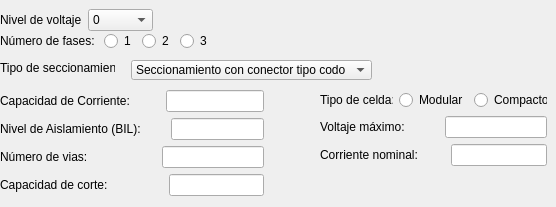
      <widget class="QWidget" name="tab_6">
       <attribute name="title">
        <string>Seccionamiento y protecciones</string>
       </attribute>
       <widget class="QWidget" name="horizontalLayoutWidget_3">
        <property name="geometry">
         <rect>
          <x>0</x>
          <y>9</y>
          <width>231</width>
          <height>22</height>
         </rect>
        </property>
        <layout class="QHBoxLayout" name="horizontalLayout_4">
         <item>
          <widget class="QLabel" name="label_14">
           <property name="text">
            <string>Nivel de voltaje</string>
           </property>
          </widget>
         </item>
         <item>
          <widget class="QComboBox" name="comboBox_4">
           <item>
            <property name="text">
             <string>0</string>
            </property>
           </item>
           <item>
            <property name="text">
             <string>120</string>
            </property>
           </item>
           <item>
            <property name="text">
             <string>240</string>
            </property>
           </item>
           <item>
            <property name="text">
             <string>6300</string>
            </property>
           </item>
           <item>
            <property name="text">
             <string>13800</string>
            </property>
           </item>
           <item>
            <property name="text">
             <string>22000</string>
            </property>
           </item>
          </widget>
         </item>
         <item>
          <spacer name="horizontalSpacer_16">
           <property name="orientation">
            <enum>Qt::Horizontal</enum>
           </property>
           <property name="sizeHint" stdset="0">
            <size>
             <width>40</width>
             <height>20</height>
            </size>
           </property>
          </spacer>
         </item>
        </layout>
       </widget>
       <widget class="QWidget" name="horizontalLayoutWidget_5">
        <property name="geometry">
         <rect>
          <x>0</x>
          <y>30</y>
          <width>241</width>
          <height>22</height>
         </rect>
        </property>
        <layout class="QHBoxLayout" name="horizontalLayout_6">
         <item>
          <widget class="QLabel" name="label_15">
           <property name="text">
            <string>Número de fases: </string>
           </property>
          </widget>
         </item>
         <item>
          <widget class="QRadioButton" name="radioButton_6">
           <property name="text">
            <string>1</string>
           </property>
          </widget>
         </item>
         <item>
          <widget class="QRadioButton" name="radioButton_7">
           <property name="text">
            <string>2</string>
           </property>
          </widget>
         </item>
         <item>
          <widget class="QRadioButton" name="radioButton_8">
           <property name="text">
            <string>3</string>
           </property>
          </widget>
         </item>
         <item>
          <spacer name="horizontalSpacer_17">
           <property name="orientation">
            <enum>Qt::Horizontal</enum>
           </property>
           <property name="sizeHint" stdset="0">
            <size>
             <width>40</width>
             <height>20</height>
            </size>
           </property>
          </spacer>
         </item>
        </layout>
       </widget>
       <widget class="QWidget" name="">
        <property name="geometry">
         <rect>
          <x>0</x>
          <y>90</y>
          <width>264</width>
          <height>108</height>
         </rect>
        </property>
        <layout class="QVBoxLayout" name="verticalLayout">
         <item>
          <layout class="QHBoxLayout" name="horizontalLayout_7">
           <item>
            <widget class="QLabel" name="label_17">
             <property name="text">
              <string>Capacidad de Corriente:</string>
             </property>
            </widget>
           </item>
           <item>
            <spacer name="horizontalSpacer_18">
             <property name="orientation">
              <enum>Qt::Horizontal</enum>
             </property>
             <property name="sizeHint" stdset="0">
              <size>
               <width>40</width>
               <height>20</height>
              </size>
             </property>
            </spacer>
           </item>
           <item>
            <widget class="QLineEdit" name="lineEdit_8"/>
           </item>
          </layout>
         </item>
         <item>
          <layout class="QHBoxLayout" name="horizontalLayout_8">
           <item>
            <widget class="QLabel" name="label_18">
             <property name="text">
              <string>Nivel de Aislamiento (BIL):</string>
             </property>
            </widget>
           </item>
           <item>
            <spacer name="horizontalSpacer_19">
             <property name="orientation">
              <enum>Qt::Horizontal</enum>
             </property>
             <property name="sizeHint" stdset="0">
              <size>
               <width>40</width>
               <height>20</height>
              </size>
             </property>
            </spacer>
           </item>
           <item>
            <widget class="QLineEdit" name="lineEdit_9"/>
           </item>
          </layout>
         </item>
         <item>
          <layout class="QHBoxLayout" name="horizontalLayout_9">
           <item>
            <widget class="QLabel" name="label_19">
             <property name="text">
              <string>Número de vias:</string>
             </property>
            </widget>
           </item>
           <item>
            <spacer name="horizontalSpacer_20">
             <property name="orientation">
              <enum>Qt::Horizontal</enum>
             </property>
             <property name="sizeHint" stdset="0">
              <size>
               <width>40</width>
               <height>20</height>
              </size>
             </property>
            </spacer>
           </item>
           <item>
            <spacer name="horizontalSpacer_22">
             <property name="orientation">
              <enum>Qt::Horizontal</enum>
             </property>
             <property name="sizeHint" stdset="0">
              <size>
               <width>40</width>
               <height>20</height>
              </size>
             </property>
            </spacer>
           </item>
           <item>
            <widget class="QLineEdit" name="lineEdit_10"/>
           </item>
          </layout>
         </item>
         <item>
          <layout class="QHBoxLayout" name="horizontalLayout_10">
           <item>
            <widget class="QLabel" name="label_20">
             <property name="text">
              <string>Capacidad de corte:</string>
             </property>
            </widget>
           </item>
           <item>
            <spacer name="horizontalSpacer_21">
             <property name="orientation">
              <enum>Qt::Horizontal</enum>
             </property>
             <property name="sizeHint" stdset="0">
              <size>
               <width>40</width>
               <height>20</height>
              </size>
             </property>
            </spacer>
           </item>
           <item>
            <spacer name="horizontalSpacer_23">
             <property name="orientation">
              <enum>Qt::Horizontal</enum>
             </property>
             <property name="sizeHint" stdset="0">
              <size>
               <width>40</width>
               <height>20</height>
              </size>
             </property>
            </spacer>
           </item>
           <item>
            <widget class="QLineEdit" name="lineEdit_11"/>
           </item>
          </layout>
         </item>
        </layout>
       </widget>
       <widget class="QWidget" name="">
        <property name="geometry">
         <rect>
          <x>320</x>
          <y>90</y>
          <width>227</width>
          <height>77</height>
         </rect>
        </property>
        <layout class="QVBoxLayout" name="verticalLayout_3">
         <item>
          <layout class="QHBoxLayout" name="horizontalLayout_13">
           <item>
            <widget class="QLabel" name="label_22">
             <property name="text">
              <string>Tipo de celda:</string>
             </property>
            </widget>
           </item>
           <item>
            <widget class="QRadioButton" name="radioButton_9">
             <property name="text">
              <string>Modular</string>
             </property>
            </widget>
           </item>
           <item>
            <widget class="QRadioButton" name="radioButton_10">
             <property name="text">
              <string>Compacto</string>
             </property>
            </widget>
           </item>
          </layout>
         </item>
         <item>
          <layout class="QHBoxLayout" name="horizontalLayout_11">
           <item>
            <widget class="QLabel" name="label_21">
             <property name="text">
              <string>Voltaje máximo:</string>
             </property>
            </widget>
           </item>
           <item>
            <spacer name="horizontalSpacer_24">
             <property name="orientation">
              <enum>Qt::Horizontal</enum>
             </property>
             <property name="sizeHint" stdset="0">
              <size>
               <width>40</width>
               <height>20</height>
              </size>
             </property>
            </spacer>
           </item>
           <item>
            <widget class="QLineEdit" name="lineEdit_12"/>
           </item>
          </layout>
         </item>
         <item>
          <layout class="QHBoxLayout" name="horizontalLayout_12">
           <item>
            <widget class="QLabel" name="label_23">
             <property name="text">
              <string>Corriente nominal:</string>
             </property>
            </widget>
           </item>
           <item>
            <spacer name="horizontalSpacer_25">
             <property name="orientation">
              <enum>Qt::Horizontal</enum>
             </property>
             <property name="sizeHint" stdset="0">
              <size>
               <width>40</width>
               <height>20</height>
              </size>
             </property>
            </spacer>
           </item>
           <item>
            <widget class="QLineEdit" name="lineEdit_13"/>
           </item>
          </layout>
         </item>
        </layout>
       </widget>
       <widget class="QComboBox" name="comboBox_5">
        <property name="geometry">
         <rect>
          <x>131</x>
          <y>60</y>
          <width>241</width>
          <height>20</height>
         </rect>
        </property>
        <item>
         <property name="text">
          <string>Seccionamiento con conector tipo codo</string>
         </property>
        </item>
        <item>
         <property name="text">
          <string>Seccionamiento con conector tipo T</string>
         </property>
        </item>
        <item>
         <property name="text">
          <string>Seccionamiento con conector codo portafusible</string>
         </property>
        </item>
        <item>
         <property name="text">
          <string>Seccionamiento con barrajes desconectables</string>
         </property>
        </item>
        <item>
         <property name="text">
          <string>Fusibles</string>
         </property>
        </item>
        <item>
         <property name="text">
          <string>Descargador o pararrayo tipo codo</string>
         </property>
        </item>
        <item>
         <property name="text">
          <string>Interruptor para redes subterráneas</string>
         </property>
        </item>
        <item>
         <property name="text">
          <string>Celdas de medio voltaje</string>
         </property>
        </item>
        <item>
         <property name="text">
          <string>Interruptor Termomagnético </string>
         </property>
        </item>
       </widget>
       <widget class="QLabel" name="label_16">
        <property name="geometry">
         <rect>
          <x>0</x>
          <y>60</y>
          <width>115</width>
          <height>16</height>
         </rect>
        </property>
        <property name="text">
         <string>Tipo de seccionamiento:</string>
        </property>
       </widget>
      </widget>
